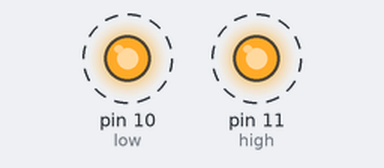
Bench run of a sketch on a simulated Arduino Uno, built with avr-gcc and run on an emulated ATmega328P. Shown: output pins drawn as LEDs (lit = HIGH). Dashed ring = blinking.

Above: at 0.05 s.
Timing chart, 0 to 3.0 s (numbered marks = the images above):
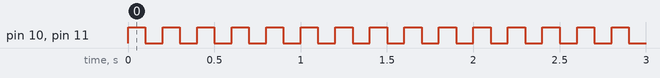

The sketch:

sketch_jan15a.ino
```cpp
int high =11;
int low = 10;
void setup() {
  // put your setup code here, to run once:
  pinMode(high, OUTPUT);
  pinMode(low, OUTPUT);

}

void loop() {
  // put your main code here, to run repeatedly:
  digitalWrite(high, HIGH);
  digitalWrite(low, HIGH);
  delay(100);
  digitalWrite(high, LOW);
  digitalWrite(low, LOW);
  delay(100);

}
```

Measured:
- by itself, pin 10 (low), pin 11 (high): alternates HIGH for 0.10 s and LOW for 0.10 s
